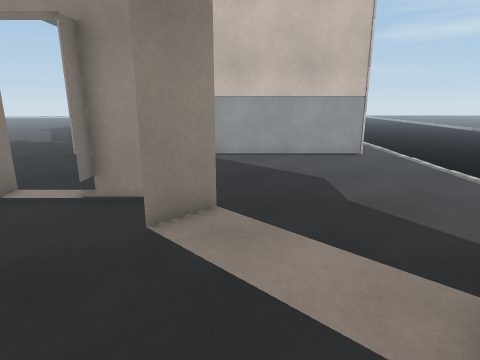
[1] (above)

22 first-person views from a walk through a 3-D level made in the Unity game engine. The camera is 1.5 m above the floor, tilts 14° down and sees 75° across. The floor is counted in squares, 0.5 m on a side. Each view is taken from the middle of a square. On the plan, view 1 faces up. The plan holds only what a view shows up to about 20 squares ahead; the rest is blank. The place goes on beyond the plan. The player is left out. Surface patterns are stand-ins for the level's own textures.

[2]
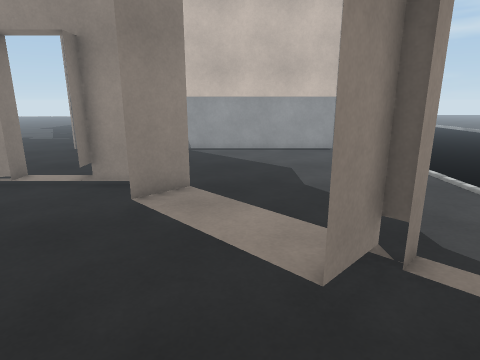

[3]
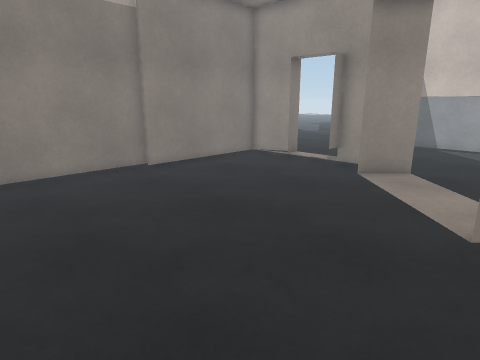

[4]
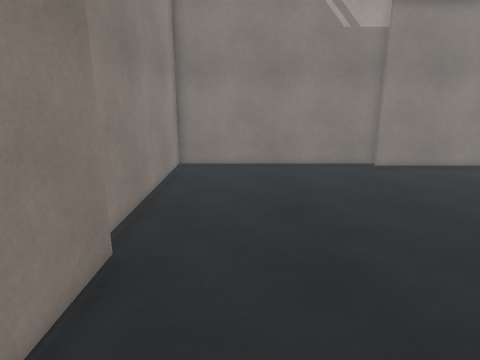

[5]
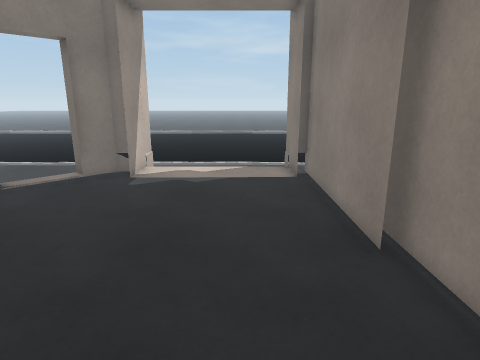

[6]
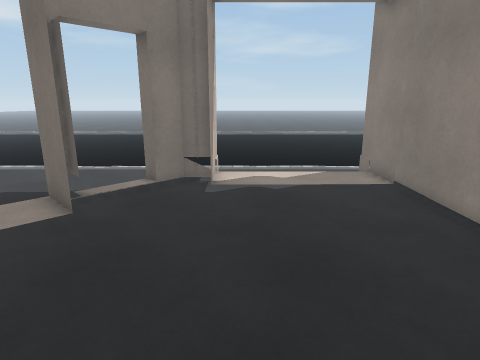

[7]
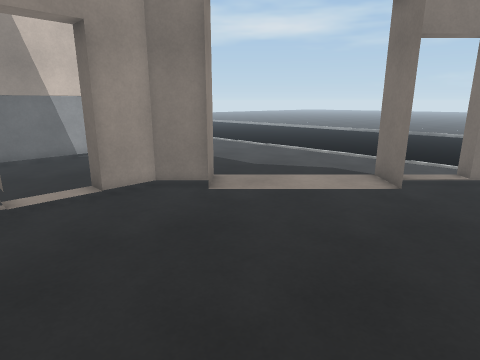

[8]
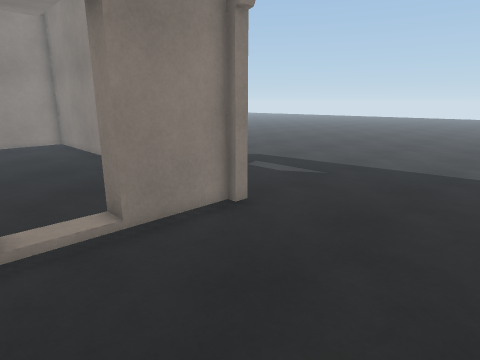

[9]
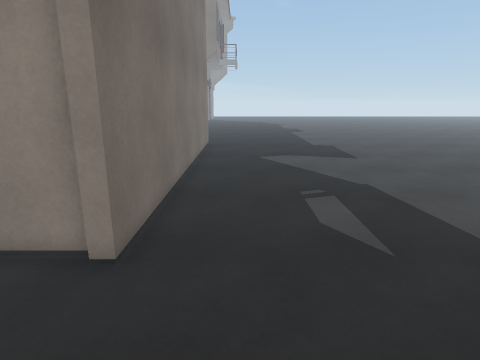

[10]
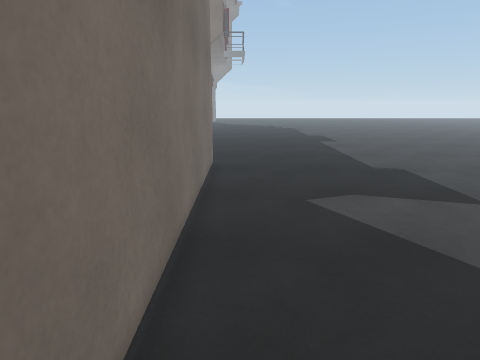

[11]
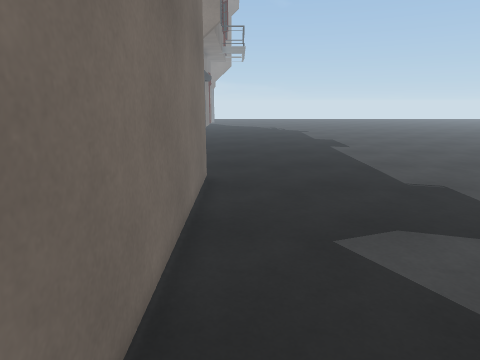

[12]
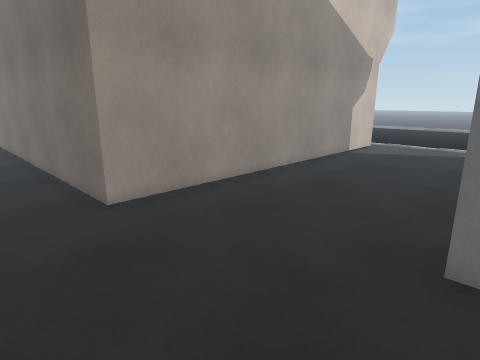

[13]
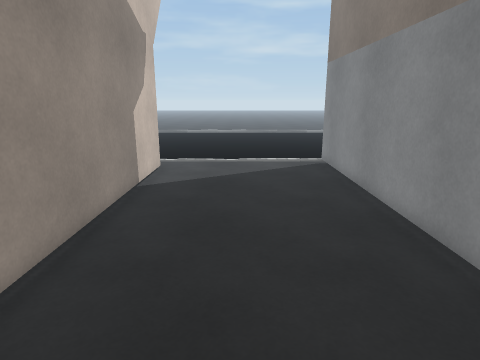

[14]
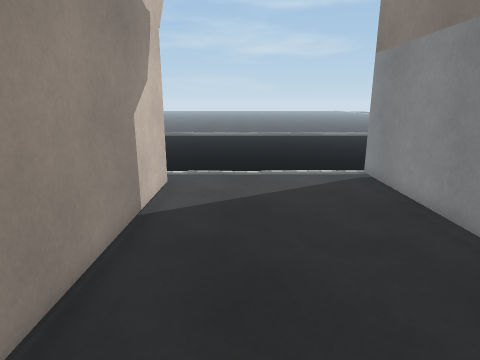

[15]
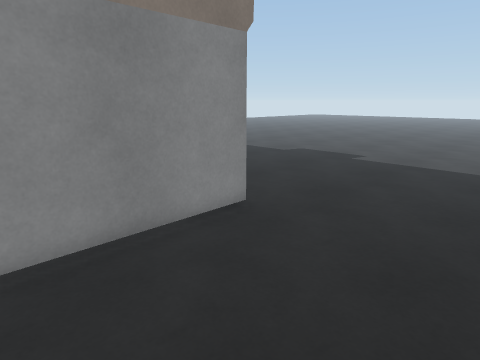

[16]
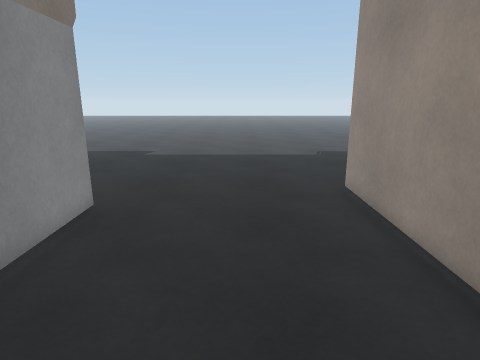

[17]
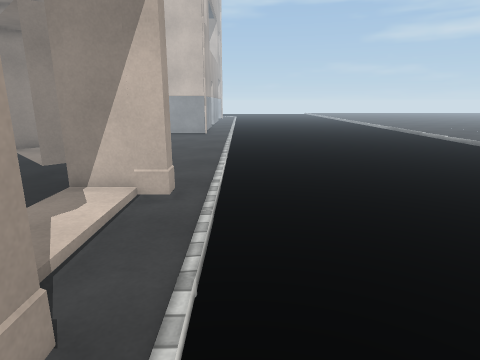

[18]
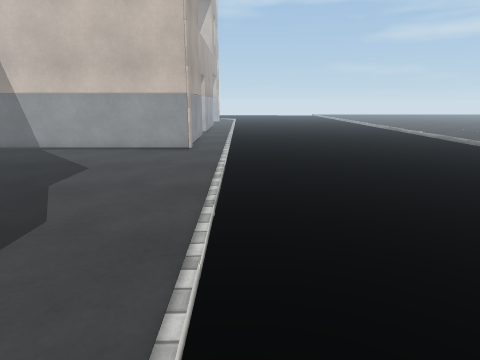

[19]
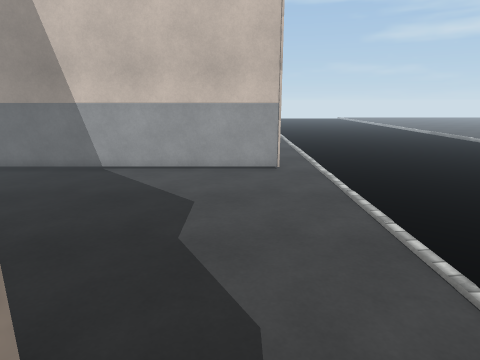

[20]
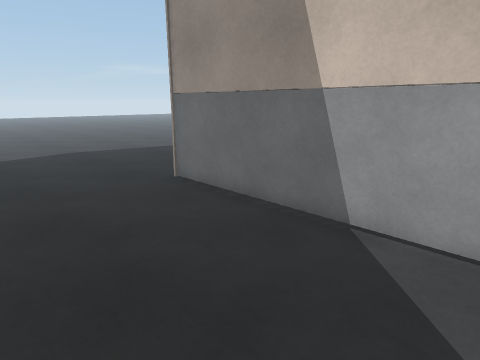

[21]
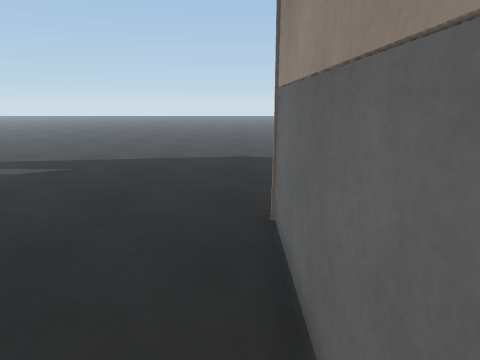

[22]
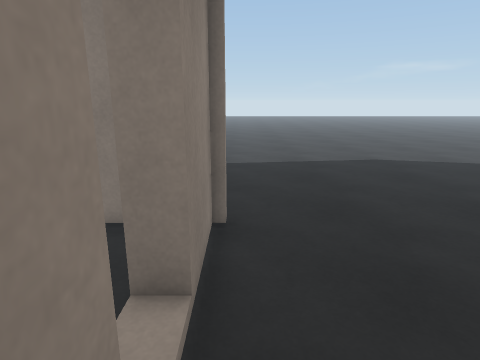

### Floor plan
Key: @ floor where view 1 was taken; # wall or solid block; . main floor; : floor 0.25 m higher than the main floor; / step, stairs or slope; O other object.
Columns run from 21 left of view 1 to 15 right of it. Each row starts with its distance up from view 1.
 18 ...........##################........
 17 .....................................
 16 .....................................
 15 .....................................
 14 .....................................
 13 .....................................
 12 .....................................
 11 .....................................
 10 ..........##.........................
  9 ..........#####:#####................
  8 ..........##........#................
  7 ..........##.......##/...............
  6 ..........##........::/..............
  5 ..........##......../::/.............
  4 ..........##........./::/............
  3 ..........##........../:##...........
  2 ..........##............#//..........
  1 ..........#.............../##........
  0 ..........#..........@......##.......
 -1 ..........#...............####.......
 -2 ..........#.............../:/........
 -3 ..........#.............../:/........
 -4 ..........#.............../:/........
 -5 ..........#.............../:/........
 -6 ..........#.............../:/.. ....
 -7 ..........#...............####. .....
 -8 ..........####################. .....
 -9 ............................... .....
-10 .....................................
-11 ............................... .....
-12 ............................... .....
-13 ............................... .....
-14 ............................... .....
-15 ............................... .....
-16 .............################## .....
-17 .............OO                 .....

Where each view was taken, in squares from view 1:
view 1: 0 up, 0 right, facing up
view 2: 2 down, 1 right, facing up
view 3: 5 down, 3 right, facing up-left
view 4: 5 down, 6 right, facing left
view 5: 5 down, 6 left, facing right
view 6: 2 down, 5 left, facing right
view 7: 1 down, 8 left, facing up-right
view 8: 16 up, 4 left, facing down-left
view 9: 15 up, 13 left, facing down
view 10: 7 up, 12 left, facing down
view 11: 4 up, 12 left, facing down
view 12: 17 down, 14 left, facing up-right
view 13: 12 down, 7 left, facing right
view 14: 11 down, 4 left, facing right
view 15: 10 down, 2 left, facing down-left
view 16: 12 down, 0 right, facing left
view 17: 10 down, 10 right, facing up
view 18: 1 down, 10 right, facing up
view 19: 2 up, 5 right, facing up
view 20: 11 up, 1 right, facing up-left
view 21: 17 up, 2 left, facing left
view 22: 10 up, 3 left, facing left
